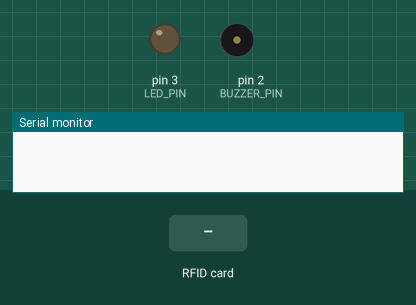
Simulated run of this sketch. Board: Arduino Uno, built with avr-gcc and run on an emulated ATmega328P. Parts: output pins drawn as LEDs (lit = HIGH), buzzer (waves = sounding, pin HIGH), the last lines printed to the serial monitor. The inputs (shaded band) are chosen by the test bench.

Above: at 1.2 s.
1.3 s: RFID card 5E 7A 19 C4 held to the reader
At 1.6 s:
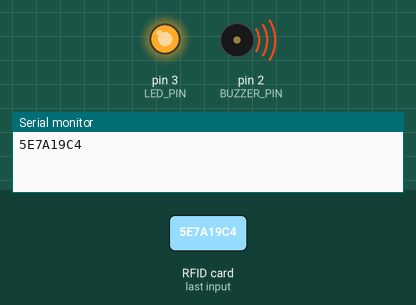
Timing chart, 0 to 4.3 s (numbered marks = the images above; inputs shaded):
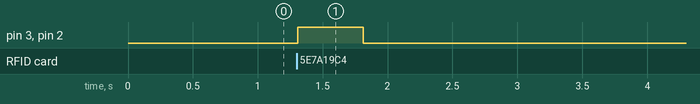

Measured:
- after the input at 1.3 s, pin 3 (LED_PIN), pin 2 (BUZZER_PIN): LOW → HIGH at once, → LOW 0.50 s later

The sketch:

arduino.ino
```cpp
#include <rdm6300.h>

#define RDM6300_RX_PIN 4
#define LED_PIN 3
#define BUZZER_PIN 2

Rdm6300 rdm6300;

void setup()
{
	Serial.begin(9600);

  pinMode(BUZZER_PIN, OUTPUT);
	digitalWrite(BUZZER_PIN, LOW);

	pinMode(LED_PIN, OUTPUT);
	digitalWrite(LED_PIN, LOW);

	rdm6300.begin(RDM6300_RX_PIN);
}

void loop()
{
	if (rdm6300.get_new_tag_id()) {
    Serial.println(rdm6300.get_tag_id(), HEX);
  }

	digitalWrite(LED_PIN, rdm6300.get_tag_id());
  digitalWrite(BUZZER_PIN, rdm6300.get_tag_id());

	delay(10);
}
```
